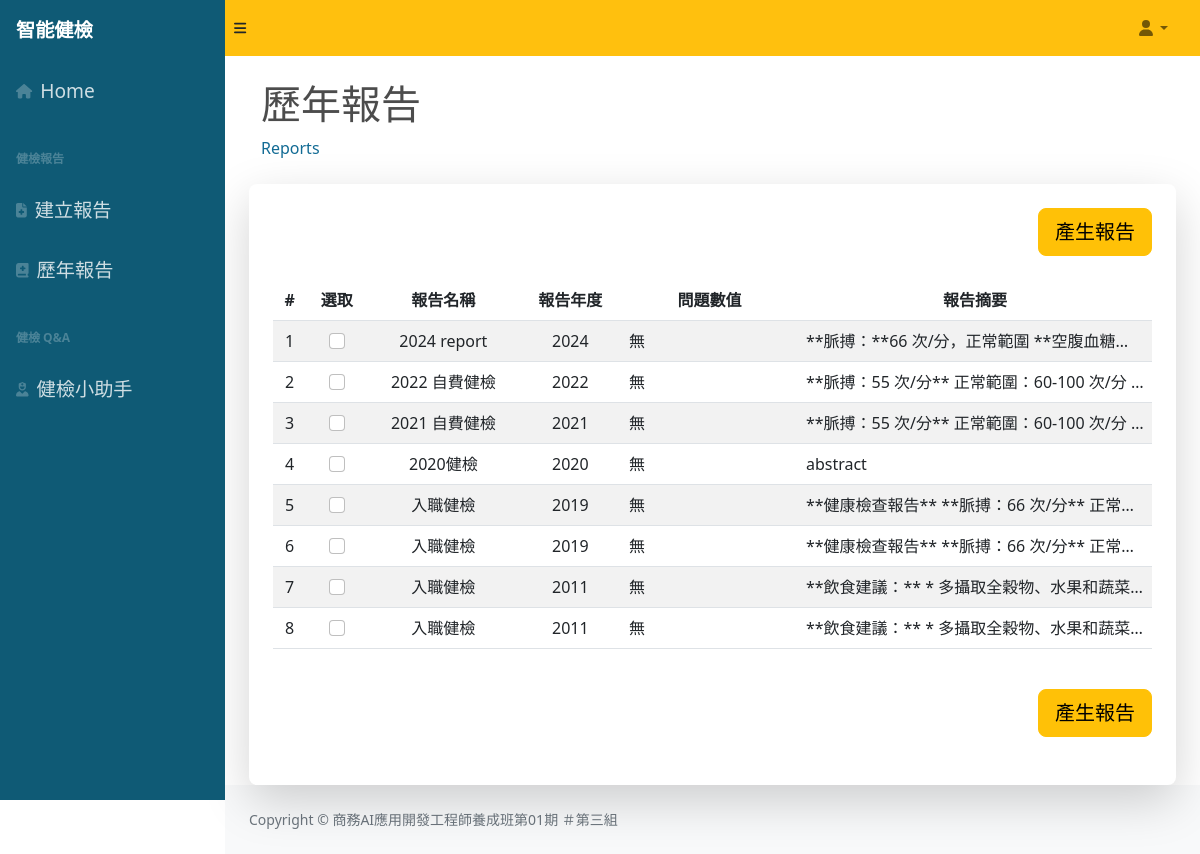
The page /reports/ on the database as committed earlier.
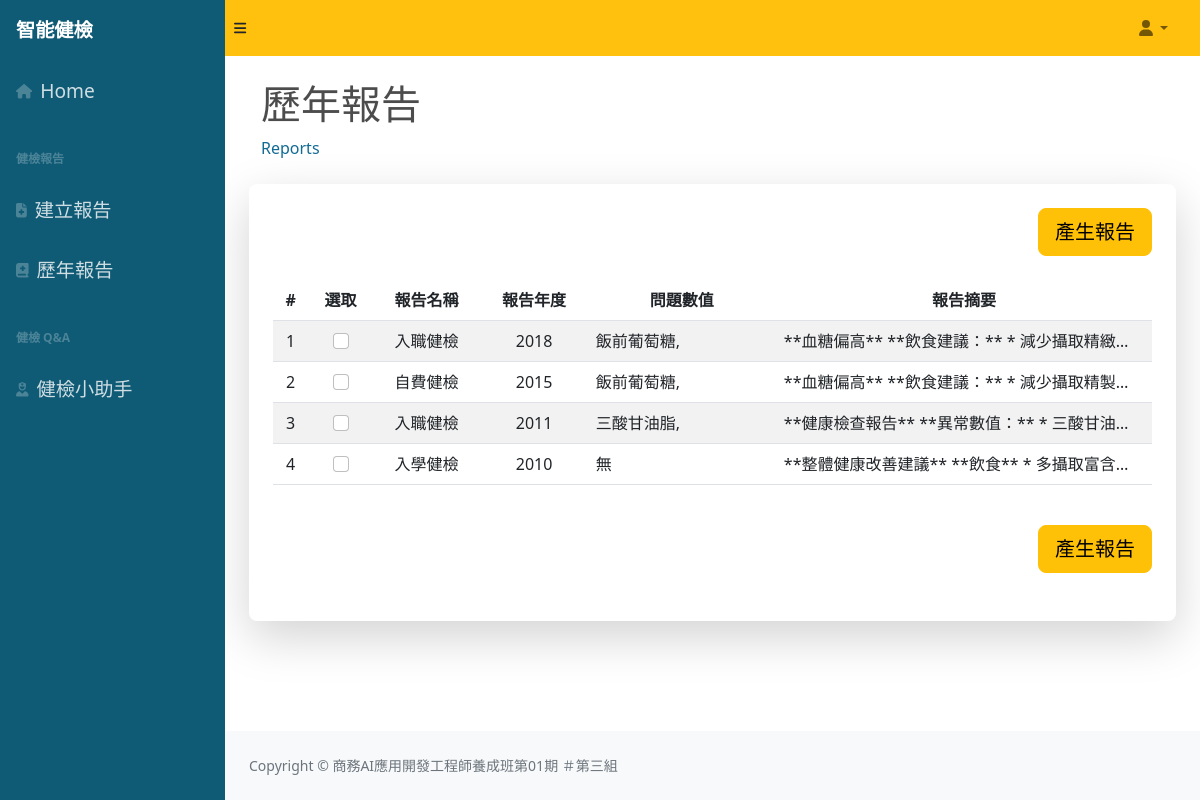
The same page on the database as committed later.
### content/models.py (models this page shows)
class Report(models.Model):
  report_name = models.CharField(max_length=50)
  report_year = models.CharField(max_length=5)
  diastolic_pressure = models.IntegerField()
  systolic_pressure  = models.IntegerField()
  pulse = models.IntegerField()
  glucose_ac = models.IntegerField()
  hba1c = models.FloatField()
  t_cho = models.IntegerField()
  tg = models.IntegerField()
  hdl_c = models.IntegerField()
  ldl_c = models.IntegerField()
  problems = models.TextField(max_length=200)
  abstract = models.TextField(max_length=1000)
  created_at = models.DateTimeField(auto_now_add=True)

### content/views.py (the view)
# urls.py: path('reports/', views.select, name='select'),
def select(request):
    reports = Report.objects.all().values().order_by('-report_year')
    template = loader.get_template('select.html')
    context = {
        'reports': reports
    }
    return HttpResponse(template.render(context, request))

### content/templates/select.html (shortened to what this page needs)
{% extends 'basic.html'%}
    {% block mymessage %}
        <div class="container-fluid">
            <h1 class="mt-4 text-black-70">歷年報告</h1>
            <ol class="breadcrumb mb-4">
                <li class="breadcrumb-item active">Reports</li>
            </ol>
        </div>
        <div class="container-fluid px-4 py-4 rounded-3 shadow-lg overflow-auto bg-white">
                <form action="selectreport/" method="post">
                    <button class="btn  btn-lg btn-warning float-end mb-4" type="submit" onclick="showLoading2()">產生報告</button>
                    <div style="max-height: 60vh; overflow-y: scroll; clear:both;">
                        <table class="table table-striped table-hover align-middle">
                            <thead>
                                <tr>
                                    <th class="text-center" scope="col">#</th>
                                    <th class="text-center" scope="col">選取</th>
                                    <th class="text-center" scope="col">報告名稱</th>
                                    <th class="text-center" scope="col">報告年度</th>
                                    <th class="text-center" scope="col">問題數值</th>
                                    <th class="text-center" scope="col">報告摘要</th>
                                </tr>
                            </thead>
                            <tbody>
                                {% for r in reports %}
                                <tr>
                                    <td class="text-center" style="max-width: 80px;">{{forloop.counter}}</td>
                                    <td class="text-center" style="max-width: 80px;"><input class="form-check-input" type="checkbox" id="report_{{r.id}}" name="report_{{r.id}}" /></td>
                                    <td class="text-center" style="max-width: 200px;">{{ r.report_name }}</td>
                                    <td class="text-center" style="max-width: 100px;">{{ r.report_year }}</td>
                                    <td class="text-left" style="max-width: 280px; min-width: 140px;">{% if r.problems %}{{ r.problems }} {% else %} 無 {% endif %}</td>
                                    <td class="text-truncate" style="max-width: 280px;">{{ r.abstract }}</td>
                                </tr>
                                {% endfor %}
                            </tbody>
                        </table>
                    </div>
                    <button class="btn  btn-lg btn-warning float-end my-4" type="submit" onclick="showLoading2()">產生報告</button>
                </form>
        </div>
    {% endblock %}

### content/templates/basic.html (shortened to what this page needs)
<!DOCTYPE html>
<html lang="en">
    <head>
        <link href="https://cdn.jsdelivr.net/npm/simple-datatables@7.1.2/dist/style.min.css" rel="stylesheet" />
        {% load static %}
        <link href="{% static 'css/styles.css' %}" rel="stylesheet" />
    </head>
    <body class="sb-nav-fixed">
        {% include 'nav.html'%}
        <div id="layoutSidenav">
            {% include 'sidebar.html'%}
            <div id="layoutSidenav_content">
                <main class="px-4">
                    {% block mymessage %}
                    {% endblock %}
                </main>
                {% include 'footer.html'%}
            </div>
        </div>
        {% load static %}
    </body>
</html>

### content/templates/nav.html (shortened to what this page needs)
<nav class="sb-topnav navbar navbar-expand navbar-light" style="background-color: #ffc00e;">
    <a class="navbar-brand ps-3" href="/">智能健檢</a>
    <button class="btn btn-link btn-sm order-1 order-lg-0 me-4 me-lg-0" id="sidebarToggle" href="#!"><i class="fas fa-bars"></i></button>
    <ul class="navbar-nav ms-auto ms-md-0 me-3 me-lg-4">
        <li class="nav-item dropdown">
            <a class="nav-link dropdown-toggle" id="navbarDropdown" href="#" role="button" data-bs-toggle="dropdown" aria-expanded="false"><i class="fas fa-user fa-fw"></i></a>
        </li>
    </ul>
</nav>

### content/templates/sidebar.html
<div id="layoutSidenav_nav">
    <nav class="sb-sidenav accordion sb-sidenav-dark" id="sidenavAccordion" style="background-color: #0f5a75;">
        <div class="sb-sidenav-menu">
            <div class="nav">
                <div class="nav-link">
                    <b>智能健檢</b>
                </div>
                <a class="nav-link" href="/">
                    <div class="sb-nav-link-icon"><i class="fa-solid fa-house"></i></div>
                    Home
                </a>
                <div class="sb-sidenav-menu-heading">健檢報告</div>
                <a class="nav-link" href="/create">
                    <div class="sb-nav-link-icon"><i class="fa-solid fa-file-medical"></i></div>
                    建立報告
                </a>
                <a class="nav-link" href="/reports">
                    <div class="sb-nav-link-icon"><i class="fa-solid fa-book-medical"></i></div>
                    歷年報告
                </a>
                <div class="sb-sidenav-menu-heading">健檢 Q&A </div>
                <a class="nav-link" href="/assistant">
                    <div class="sb-nav-link-icon"><i class="fa-solid fa-user-nurse"></i></div>
                    健檢小助手
                </a>
            </div>
        </div>
    </nav>
</div>

### content/templates/footer.html
<footer class="py-4 bg-light mt-auto">
    <div class="container-fluid px-4">
        <div class="d-flex align-items-center justify-content-between small">
            <div class="text-muted">Copyright &copy; 商務AI應用開發工程師養成班第01期  ＃第三組</div>
        </div>
    </div>
</footer>

Rows that differ between the two databases and show on the page:
removed Report: report_name "2024 report", report_year "2024", problems "無", abstract "**脈搏：**66 次/分，正常範圍 **空腹血糖…"
removed Report: report_name "2022 自費健檢", report_year "2022", problems "無", abstract "**脈搏：55 次/分** 正常範圍：60-100 次/分…"
removed Report: report_name "2021 自費健檢", report_year "2021", problems "無", abstract "**脈搏：55 次/分** 正常範圍：60-100 次/分…"
removed Report: report_name "2020健檢", report_year "2020", problems "無", abstract "abstract"
removed Report: report_name "入職健檢", report_year "2019", problems "無", abstract "**健康檢查報告** **脈搏：66 次/分** 正常…"
removed Report: report_name "入職健檢", report_year "2019", problems "無", abstract "**健康檢查報告** **脈搏：66 次/分** 正常…"
removed Report: report_name "入職健檢", report_year "2011", problems "無", abstract "**飲食建議：** * 多攝取全穀物、水果和蔬菜…"
removed Report: report_name "入職健檢", report_year "2011", problems "無", abstract "**飲食建議：** * 多攝取全穀物、水果和蔬菜…"
added Report: report_name "入職健檢", report_year "2018", problems "飯前葡萄糖,", abstract "**血糖偏高** **飲食建議：** * 減少攝取精緻…"
added Report: report_name "自費健檢", report_year "2015", problems "飯前葡萄糖,", abstract "**血糖偏高** **飲食建議：** * 減少攝取精製…"
added Report: report_name "入職健檢", report_year "2011", problems "三酸甘油脂,", abstract "**健康檢查報告** **異常數值：** * 三酸甘油…"
added Report: report_name "入學健檢", report_year "2010", problems "無", abstract "**整體健康改善建議** **飲食** * 多攝取富含…"
